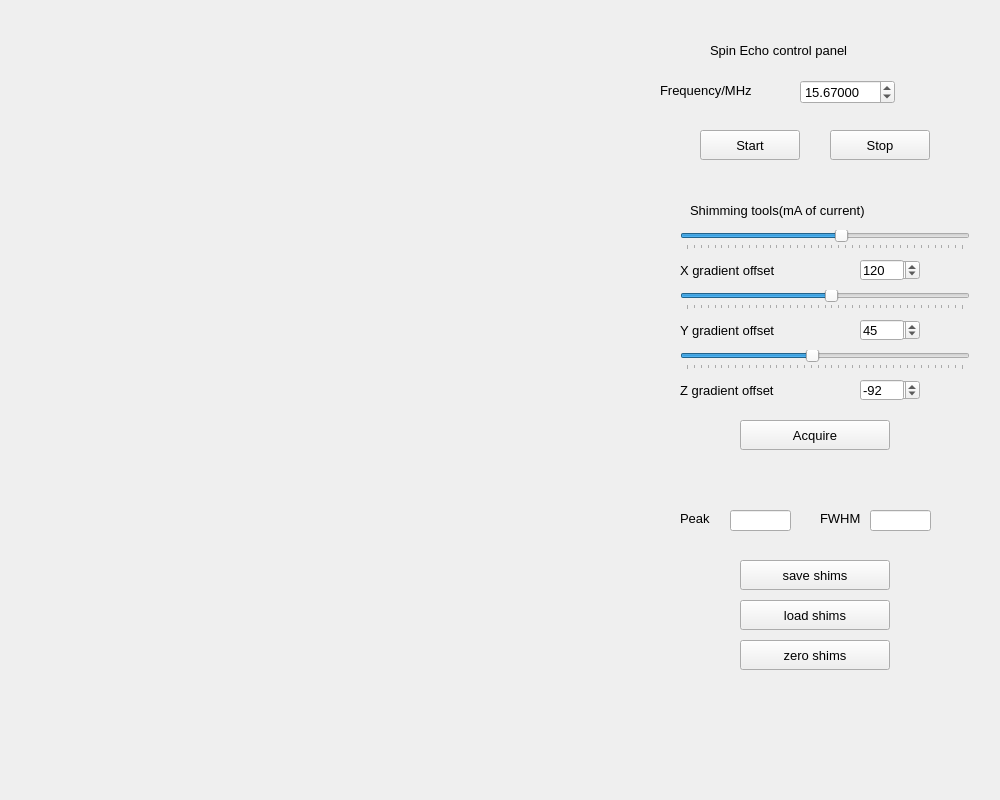
<?xml version="1.0" encoding="UTF-8"?>
<ui version="4.0">
 <class>mri_se_Widget</class>
 <widget class="QWidget" name="mri_se_Widget">
  <property name="geometry">
   <rect>
    <x>0</x>
    <y>0</y>
    <width>1000</width>
    <height>800</height>
   </rect>
  </property>
  <property name="windowTitle">
   <string>SE</string>
  </property>
  <widget class="QWidget" name="plotWidget" native="true">
   <property name="geometry">
    <rect>
     <x>20</x>
     <y>10</y>
     <width>600</width>
     <height>700</height>
    </rect>
   </property>
   <property name="sizePolicy">
    <sizepolicy hsizetype="Expanding" vsizetype="Preferred">
     <horstretch>0</horstretch>
     <verstretch>0</verstretch>
    </sizepolicy>
   </property>
   <property name="minimumSize">
    <size>
     <width>0</width>
     <height>0</height>
    </size>
   </property>
   <layout class="QVBoxLayout" name="plotLayout"/>
  </widget>
  <widget class="QWidget" name="controlWidget" native="true">
   <property name="enabled">
    <bool>true</bool>
   </property>
   <property name="geometry">
    <rect>
     <x>640</x>
     <y>10</y>
     <width>350</width>
     <height>700</height>
    </rect>
   </property>
   <property name="sizePolicy">
    <sizepolicy hsizetype="Preferred" vsizetype="Preferred">
     <horstretch>0</horstretch>
     <verstretch>0</verstretch>
    </sizepolicy>
   </property>
   <property name="minimumSize">
    <size>
     <width>300</width>
     <height>0</height>
    </size>
   </property>
   <property name="font">
    <font>
     <pointsize>10</pointsize>
    </font>
   </property>
   <widget class="QLabel" name="freqLabel">
    <property name="geometry">
     <rect>
      <x>20</x>
      <y>70</y>
      <width>131</width>
      <height>20</height>
     </rect>
    </property>
    <property name="text">
     <string>Frequency/MHz</string>
    </property>
   </widget>
   <widget class="QPushButton" name="startButton">
    <property name="geometry">
     <rect>
      <x>60</x>
      <y>120</y>
      <width>100</width>
      <height>30</height>
     </rect>
    </property>
    <property name="text">
     <string>Start</string>
    </property>
   </widget>
   <widget class="QDoubleSpinBox" name="freqValue">
    <property name="geometry">
     <rect>
      <x>160</x>
      <y>70</y>
      <width>95</width>
      <height>24</height>
     </rect>
    </property>
    <property name="font">
     <font>
      <pointsize>10</pointsize>
     </font>
    </property>
    <property name="decimals">
     <number>5</number>
    </property>
    <property name="maximum">
     <double>60.000000000000000</double>
    </property>
    <property name="singleStep">
     <double>0.001000000000000</double>
    </property>
    <property name="value">
     <double>15.670000000000000</double>
    </property>
   </widget>
   <widget class="QPushButton" name="stopButton">
    <property name="geometry">
     <rect>
      <x>190</x>
      <y>120</y>
      <width>100</width>
      <height>30</height>
     </rect>
    </property>
    <property name="text">
     <string>Stop</string>
    </property>
   </widget>
   <widget class="QLabel" name="projectionLabel">
    <property name="geometry">
     <rect>
      <x>400</x>
      <y>170</y>
      <width>112</width>
      <height>16</height>
     </rect>
    </property>
    <property name="text">
     <string>Projection Axis, x/y/z</string>
    </property>
   </widget>
   <widget class="QSlider" name="horizontalSlider_x">
    <property name="geometry">
     <rect>
      <x>40</x>
      <y>220</y>
      <width>290</width>
      <height>20</height>
     </rect>
    </property>
    <property name="minimum">
     <number>-1000</number>
    </property>
    <property name="maximum">
     <number>1000</number>
    </property>
    <property name="value">
     <number>120</number>
    </property>
    <property name="orientation">
     <enum>Qt::Horizontal</enum>
    </property>
    <property name="invertedAppearance">
     <bool>false</bool>
    </property>
    <property name="tickPosition">
     <enum>QSlider::TicksBelow</enum>
    </property>
    <property name="tickInterval">
     <number>50</number>
    </property>
   </widget>
   <widget class="QLabel" name="gradoffsetLabel_x">
    <property name="geometry">
     <rect>
      <x>40</x>
      <y>250</y>
      <width>150</width>
      <height>20</height>
     </rect>
    </property>
    <property name="text">
     <string>X gradient offset</string>
    </property>
   </widget>
   <widget class="QSlider" name="horizontalSlider_y">
    <property name="geometry">
     <rect>
      <x>40</x>
      <y>280</y>
      <width>290</width>
      <height>20</height>
     </rect>
    </property>
    <property name="minimum">
     <number>-1000</number>
    </property>
    <property name="maximum">
     <number>1000</number>
    </property>
    <property name="value">
     <number>45</number>
    </property>
    <property name="orientation">
     <enum>Qt::Horizontal</enum>
    </property>
    <property name="invertedAppearance">
     <bool>false</bool>
    </property>
    <property name="tickPosition">
     <enum>QSlider::TicksBelow</enum>
    </property>
    <property name="tickInterval">
     <number>50</number>
    </property>
   </widget>
   <widget class="QLabel" name="gradoffsetLabel_y">
    <property name="geometry">
     <rect>
      <x>40</x>
      <y>310</y>
      <width>150</width>
      <height>20</height>
     </rect>
    </property>
    <property name="text">
     <string>Y gradient offset</string>
    </property>
   </widget>
   <widget class="QSlider" name="horizontalSlider_z">
    <property name="geometry">
     <rect>
      <x>40</x>
      <y>340</y>
      <width>290</width>
      <height>20</height>
     </rect>
    </property>
    <property name="minimum">
     <number>-1000</number>
    </property>
    <property name="maximum">
     <number>1000</number>
    </property>
    <property name="value">
     <number>-92</number>
    </property>
    <property name="orientation">
     <enum>Qt::Horizontal</enum>
    </property>
    <property name="invertedAppearance">
     <bool>false</bool>
    </property>
    <property name="tickPosition">
     <enum>QSlider::TicksBelow</enum>
    </property>
    <property name="tickInterval">
     <number>50</number>
    </property>
   </widget>
   <widget class="QLabel" name="gradoffsetLabel_z">
    <property name="geometry">
     <rect>
      <x>40</x>
      <y>370</y>
      <width>150</width>
      <height>20</height>
     </rect>
    </property>
    <property name="text">
     <string>Z gradient offset</string>
    </property>
   </widget>
   <widget class="QPushButton" name="acquireButton">
    <property name="geometry">
     <rect>
      <x>100</x>
      <y>410</y>
      <width>150</width>
      <height>30</height>
     </rect>
    </property>
    <property name="text">
     <string>Acquire</string>
    </property>
   </widget>
   <widget class="QSpinBox" name="gradOffset_x">
    <property name="geometry">
     <rect>
      <x>220</x>
      <y>250</y>
      <width>60</width>
      <height>20</height>
     </rect>
    </property>
    <property name="minimum">
     <number>-1000</number>
    </property>
    <property name="maximum">
     <number>1000</number>
    </property>
    <property name="value">
     <number>120</number>
    </property>
   </widget>
   <widget class="QSpinBox" name="gradOffset_y">
    <property name="geometry">
     <rect>
      <x>220</x>
      <y>310</y>
      <width>60</width>
      <height>20</height>
     </rect>
    </property>
    <property name="minimum">
     <number>-1000</number>
    </property>
    <property name="maximum">
     <number>1000</number>
    </property>
    <property name="value">
     <number>45</number>
    </property>
   </widget>
   <widget class="QSpinBox" name="gradOffset_z">
    <property name="geometry">
     <rect>
      <x>220</x>
      <y>370</y>
      <width>60</width>
      <height>20</height>
     </rect>
    </property>
    <property name="minimum">
     <number>-1000</number>
    </property>
    <property name="maximum">
     <number>1000</number>
    </property>
    <property name="value">
     <number>-92</number>
    </property>
   </widget>
   <widget class="QLineEdit" name="gradOffset_disp_x">
    <property name="enabled">
     <bool>true</bool>
    </property>
    <property name="geometry">
     <rect>
      <x>220</x>
      <y>250</y>
      <width>44</width>
      <height>20</height>
     </rect>
    </property>
    <property name="text">
     <string>120</string>
    </property>
   </widget>
   <widget class="QLineEdit" name="gradOffset_disp_y">
    <property name="geometry">
     <rect>
      <x>220</x>
      <y>310</y>
      <width>44</width>
      <height>20</height>
     </rect>
    </property>
    <property name="text">
     <string>45</string>
    </property>
   </widget>
   <widget class="QLineEdit" name="gradOffset_disp_z">
    <property name="geometry">
     <rect>
      <x>220</x>
      <y>370</y>
      <width>44</width>
      <height>20</height>
     </rect>
    </property>
    <property name="text">
     <string>-92</string>
    </property>
   </widget>
   <widget class="QLineEdit" name="peak">
    <property name="geometry">
     <rect>
      <x>90</x>
      <y>500</y>
      <width>61</width>
      <height>21</height>
     </rect>
    </property>
    <property name="text">
     <string/>
    </property>
   </widget>
   <widget class="QLineEdit" name="fwhm">
    <property name="geometry">
     <rect>
      <x>230</x>
      <y>500</y>
      <width>61</width>
      <height>21</height>
     </rect>
    </property>
    <property name="text">
     <string/>
    </property>
   </widget>
   <widget class="QLabel" name="peakLabel">
    <property name="geometry">
     <rect>
      <x>40</x>
      <y>500</y>
      <width>41</width>
      <height>16</height>
     </rect>
    </property>
    <property name="text">
     <string>Peak</string>
    </property>
   </widget>
   <widget class="QLabel" name="fwhmLabel">
    <property name="geometry">
     <rect>
      <x>180</x>
      <y>500</y>
      <width>41</width>
      <height>16</height>
     </rect>
    </property>
    <property name="text">
     <string>FWHM</string>
    </property>
   </widget>
   <widget class="QLabel" name="SELabel">
    <property name="geometry">
     <rect>
      <x>70</x>
      <y>30</y>
      <width>220</width>
      <height>20</height>
     </rect>
    </property>
    <property name="text">
     <string>Spin Echo control panel</string>
    </property>
   </widget>
   <widget class="QLabel" name="shimmingLabel">
    <property name="geometry">
     <rect>
      <x>50</x>
      <y>190</y>
      <width>260</width>
      <height>20</height>
     </rect>
    </property>
    <property name="text">
     <string>Shimming tools(mA of current)</string>
    </property>
   </widget>
   <widget class="QPushButton" name="saveShimButton">
    <property name="geometry">
     <rect>
      <x>100</x>
      <y>550</y>
      <width>150</width>
      <height>30</height>
     </rect>
    </property>
    <property name="text">
     <string>save shims</string>
    </property>
   </widget>
   <widget class="QPushButton" name="loadShimButton">
    <property name="geometry">
     <rect>
      <x>100</x>
      <y>590</y>
      <width>150</width>
      <height>30</height>
     </rect>
    </property>
    <property name="text">
     <string>load shims</string>
    </property>
   </widget>
   <widget class="QPushButton" name="zeroShimButton">
    <property name="geometry">
     <rect>
      <x>100</x>
      <y>630</y>
      <width>150</width>
      <height>30</height>
     </rect>
    </property>
    <property name="text">
     <string>zero shims</string>
    </property>
   </widget>
   <widget class="QWidget" name="verticalLayoutWidget">
    <property name="geometry">
     <rect>
      <x>270</x>
      <y>50</y>
      <width>71</width>
      <height>61</height>
     </rect>
    </property>
    <layout class="QVBoxLayout" name="checkBoxLayout"/>
   </widget>
  </widget>
 </widget>
 <resources/>
 <connections/>
</ui>
